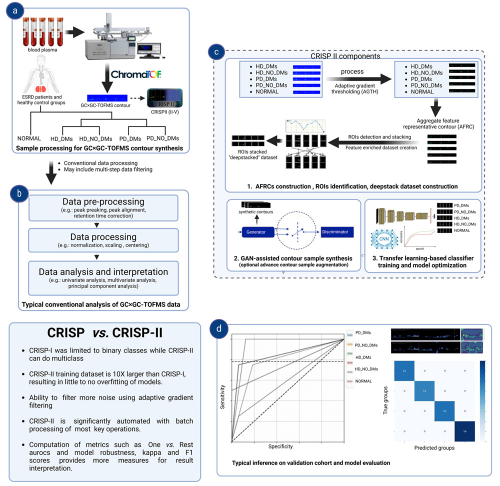
#> input picture images/CRISPII_Summary.jpg, 1000 x 971 px (shown at 1/2 size); its folder holds only this picture in this run
$ python -i hed_mode.py   (imports and definitions only)   (older library calls are emulated)
#> lines starting #> are read from the running program, lines starting #| are printed output that depends on the picture
#!/usr/bin/python
# CRISP II: Leveraging Deep Learning for Multigroup Classification in GC×GC-TOFMS of End-Stage Kidney Disease Patients
# Mathema et al 2025 : Siriraj Metabolomics & Phenomics Center (SiMPC), Mahidol University, Bangkok, Thailand
# Software code under review VERSION
# encoding: utf-8
# A prt of source code file for the CRISPII. (Under Review)

'''
     ░▒▓██████▓▒░░▒▓███████▓▒░░▒▒▓█▓▒░░▒▓███████▓▒░▒▓███████▓▒░  ░▒▓█▓▒░ ▒▓█▓▒░
    ░▒▓█▓▒░░▒▓█▓▒░▒▓█▓▒  ▒▓█▓▒░▒▒▓█▓▒░▒▓█▓▒░      ░▒▓█▓▒░░▒▓█▓▒  ░▒▓█▓▒░ ▒▓█▓▒░
    ░▒▓█▓▒░      ░▒▓█▓▒  ▒▓█▓▒░▒▒▓█▓▒░▒▓█▓▒░      ░▒▓█▓▒░░▒▓█▓▒  ░▒▓█▓▒░ ▒▓█▓▒░
    ░▒▓█▓▒░      ░▒▓███████▓▒░░▒▒▓█▓▒░░▒▓██████▓▒░░▒▓███████▓▒░  ░▒▓█▓▒░ ▒▓█▓▒░
    ░▒▓█▓▒░      ░▒▓█▓▒░░▒▒▓█▓░▒▒▓█▓▒░      ░▒▓█▓▒░▒▓█▓▒░        ░▒▓█▓▒░ ▒▓█▓▒░
    ░▒▓█▓▒░░▒▓█▓▒░▒▓█▓▒░░▒▒▓█▓░▒▒▓█▓▒░      ░▒▓█▓▒░▒▓█▓▒░        ░▒▓█▓▒░ ▒▓█▓▒░
     ░▒▓██████▓▒░░▒▓█▓▒░░▒▒▓█▓░▒▒▓█▓▒░▒▓███████▓▒░░▒▓█▓▒░        ░▒▓█▓▒░ ▒▓█▓▒░
------------------------------------------------------------------------------------------------------------------------------------------------------------------
__author__      = "Mathema VB,Jariyasopit N, Phochmak T, Wanichthanarak K, Werayachankul T, Sathirapongsasuti N, Kitiyakara C, Sirivatanauksorn Y, Khoomrung S*   |
__institute__   = "Metabolomics and Systems Biology,Department of Biochemistry,Faculty of Medicine Siriraj Hospital, Mahidol University, Bangkok 10700, Thailand" |
__license__     = "MIT"                                                                                                                                           |
__version__     = "0.02"                                                                                                                                          |
__maintainer__  =  "VBM"                                                                                                                                          |
__email__       = "(under review)"                                                                                                                                |
__status__      = "Under review"                                                                                                                                  |
------------------------------------------------------------------------------------------------------------------------------------------------------------------
Software code for the part of the manuscript (under review) entitled:
CRISP II: Leveraging Deep Learning for Multigroup Classification in GC×GC-TOFMS of End-Stage Kidney Disease Patients

==============================================================================================================
A Typical folder structure for running CRISPII

CRISP_ROOT  (main base folder)
|
|-----python3_env   (optional if using the dependencies pre-installed python3_env for Windows 10 / 11 OS )
|-----assets
|-----config
|-----datasets
|-----roids_data
|-----gan_data
|-----classifier_data
|-----output
|-----logs
|-----temp
|__init__.py
|crisp.py
|autoroi.py
|UIutils.py
|utils_tools.py
|cmd_args.py
|crisp_ui.py
|VGG_module.py
|fid_module.py
|iafg_runner.py
|roi_selector.py
|siamese_net.py
|requirements_cpu.txt
|requirements_gpu.txt
|run_console.bat
|run-crisp-gpu.bat
|run-crisp-cpu.bat

==============================================================================================================

#Part of the software associtaed with manuscript entitled: "CRISP: A Deep Learning Architecture for GC×GC-TOFMS Contour ROI Identification, Simulation, and Analysis in Imaging Metabolomics"

'''
#============================================

import cv2
import os
from   tqdm import tqdm
import glob
import random
import seaborn as sns
import matplotlib.pyplot as plt
import random

from utils_tools import *


class CropLayer(object):
	# [65 lines left out: functions __init__, getMemoryShapes, forward, get_gradient_images, convert_contour_to_heatmap_with_threshold, get_threshold_images, not called in this run]

#=================================================================Get Gradient image

'''
Adaptive Gradient Thresholding
The threshold_value parameter is used for setting a threshold to binarize the gradient magnitude image obtained after Sobel edge detection.
Even though we are using adaptive thresholding to minimize noise, we still need to set a threshold value to distinguish between the edges (where the gradient magnitude is high)
 and the background (where the gradient magnitude is low).In summary, there is no one-size-fits-all answer for choosing the best order value. It often involves a combination
 ksize_x and ksize_y control the scale of the Sobel operation in the horizontal and vertical directions respectively. Adjusting these parameters can affect the sensitivity of edge detection and the level of detail captured in the gradient images.
'''

def adaptive_gradient_threshold(image_array, threshold_value=128, output_mode='RGB', ksize_x=3, ksize_y=3, sort_option='sort', rndseed = 42, show_store_plot_fname = None):
    # Set random seed for reproducibility
    random.seed(rndseed)
    thsi_img_array =[]
    trendline_data = []

    # Progress bar setup
    for img in tqdm(image_array, desc="Processing Adaptive gradient thresholding:"):

        gray = cv2.cvtColor(img, cv2.COLOR_BGR2GRAY)   # Convert to grayscale

        # Compute the gradients
        grad_x = cv2.Sobel(gray, cv2.CV_64F, 1, 0, ksize=ksize_x)
        grad_y = cv2.Sobel(gray, cv2.CV_64F, 0, 1, ksize=ksize_y)

        magnitude = cv2.magnitude(grad_x, grad_y)                                             # Compute the magnitude of the gradients

        _, binary_output = cv2.threshold(magnitude, threshold_value, 255, cv2.THRESH_BINARY)  # Apply the threshold

        if output_mode.lower() == 'rgb':
            # Create a mask from the binary output
            mask = binary_output.astype(np.uint8)
            # Apply the mask to the original image (preserving color)
            output_img = cv2.bitwise_and(img, img, mask=mask)
        elif output_mode.lower() == 'grayscale':
            # Use the binary output as the final image
            output_img = binary_output.astype(np.uint8)

        thsi_img_array.append(output_img)                                                        # Save the processed image to image_array

        # Collect data for trendline
        avg_magnitude = np.mean(magnitude)
        trendline_data.append(avg_magnitude)


    if sort_option.lower() == 'sort':                                                            # Sort, unsort, or shuffle the trendline data
        sorted_trendline_data = sorted(trendline_data)
    elif sort_option.lower() == 'unsort':
        sorted_trendline_data = trendline_data
    elif sort_option.lower() == 'shuffle':
        random.shuffle(trendline_data)
        sorted_trendline_data = trendline_data

    if show_store_plot_fname != None:
    	# Plot trendline
        plt.figure(figsize=(10, 6))
        sns.scatterplot(x=np.arange(len(sorted_trendline_data)), y=sorted_trendline_data, color='blue')
        sns.regplot(x=np.arange(len(sorted_trendline_data)), y=sorted_trendline_data, order=5, scatter=False, color='red')
        plt.title(f'sample destribution magnitude', fontsize=22)
        plt.xlabel(f'sample index ({sort_option})', fontsize=20)
        plt.ylabel('average gradient magnitude', fontsize=20)
        plt.tight_layout()
        try:
            plt.savefig(show_store_plot_fname)
        except:
            print("Warning! Cannot save the tendline graph...")
        plt.show()
        plt.close()

    return thsi_img_array

>>> import cv2
>>> picture = cv2.imread('images/CRISPII_Summary.jpg', cv2.IMREAD_GRAYSCALE)
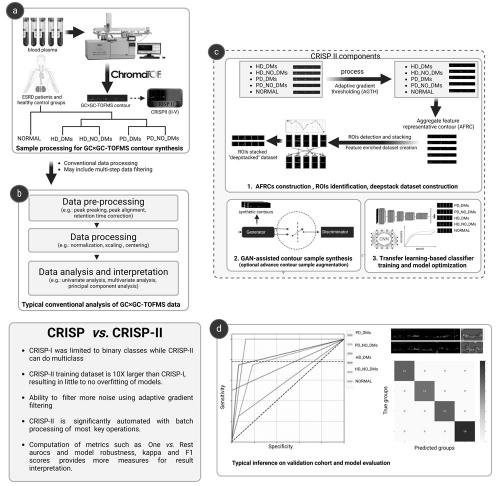
#> picture: shape (971, 1000) (shown at 1/2 size); min 0, max 255, mean 230
>>> result = adaptive_gradient_threshold(picture)
#> the loop in adaptive_gradient_threshold, `for img in tqdm(image_array, desc="Processing Adaptive gradient thresh..` made 1 pass
#> after the loop in adaptive_gradient_threshold, `for img in tqdm(image_array, desc="Processing Adaptive gradient thresh..`: thsi_img_array = []
#> (the run stopped early here; a loop or call above may not have finished)
